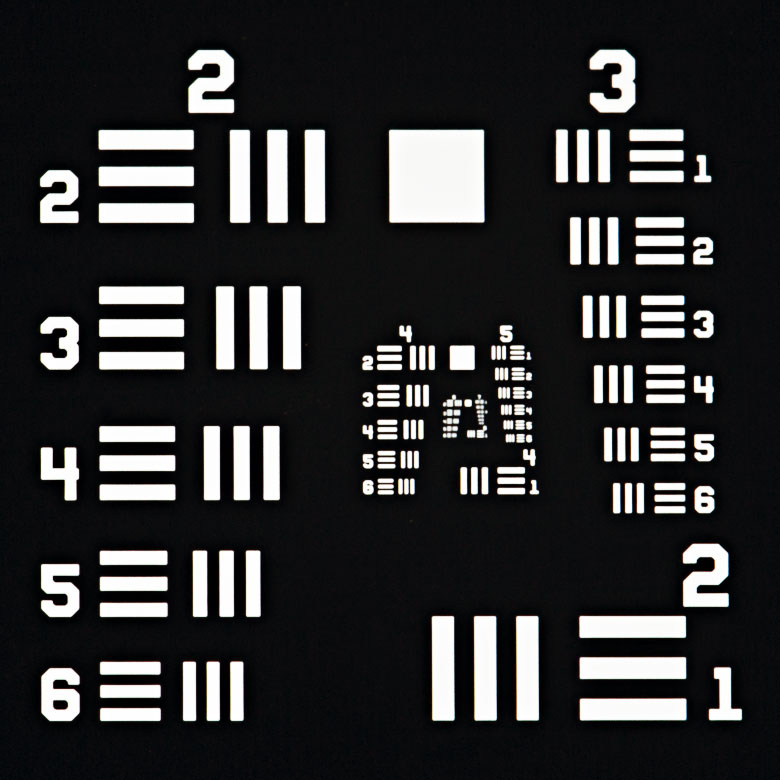
%> input picture USAF_Resolution.jpeg, 780 x 780 px
$ octave pattern_generator.m   (GNU Octave 9; MATLAB toolbox functions it lacks are replaced by stand-ins)
%> lines starting %> are read from the running program, lines starting %| are printed output that depends on the picture
clear; clc; close all;

%% Import an image
img = rgb2gray(imread('/Users/katherinetravis/Documents/448_data/USAF_Resolution.jpeg'));
%> img: size 780x780 uint8; min 0, max 255, mean 49.3
p=0.01;  % p% of the top dominant frequencies will be found

% Take the 2D Fourier Transform of the image
F = fftshift(fft2(double(img)));
magnitude = abs(F);  % Magnitude spectrum
phase = angle(F);  % Phase spectrum
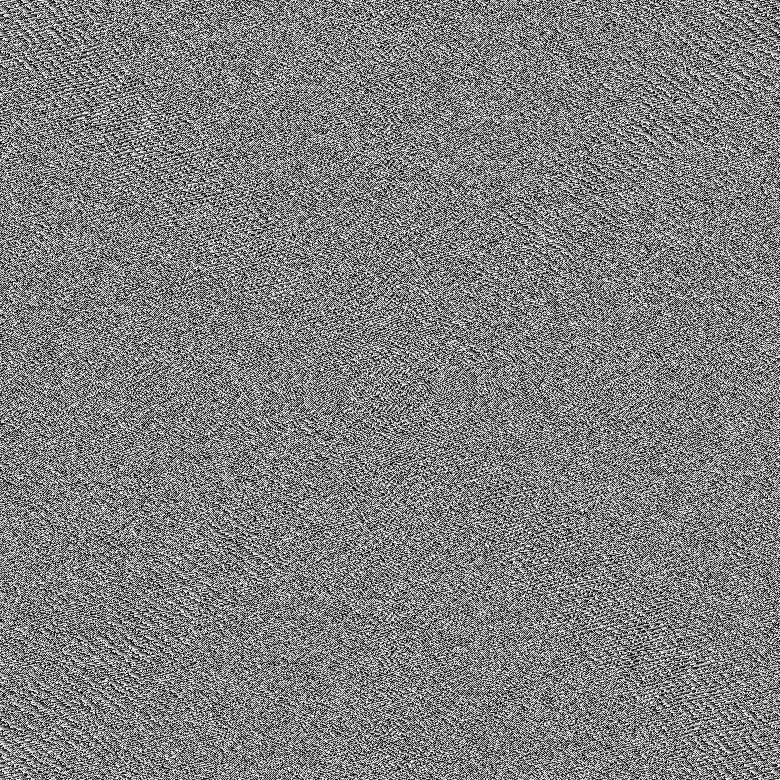
%> phase: size 780x780 double; min -3.14, max 3.14, mean 1.03e-05; drawn with min black and max white

% Identify dominant frequencies (top x% by magnitude)
% Sort the magnitude in descending order
[sortedVals, idx] = sort(magnitude(:), 'descend');

% Extract the top p% of frequency components
num_components = round(p*0.01 * numel(magnitude));  % p% of all components
%> num_components = 61
dominantIdx = idx(1:num_components);
%> dominantIdx = 61 values, max 322534 at index 49, min 286648 at index 48, mean 304591

%% Generate and save sinusoidal patterns for each dominant frequency
save_path = uigetdir('', '');
%> the answer given: .


% Loop through the dominant frequencies and create patterns
[X, Y] = meshgrid(1:1920, 1:1200);  % Grid for pattern generation for slm

for k = 1:length(dominantIdx)
    [row, col] = ind2sub(size(F), dominantIdx(k));

    % Compute frequency values relative to the image center
    u = row - size(img, 1) / 2;
    v = col - size(img, 2) / 2;

    % Generate the sinusoidal pattern using the frequency and phase
    freq = sqrt(u^2 + v^2);  % Frequency magnitude
    phase_shift = phase(row, col);  % Corresponding phase

    % Create the 2D sinusoidal pattern
    pattern = cos(2 * pi * (u * X / size(img, 2) + v * Y / size(img, 1)) + phase_shift);

    % Normalize pattern to [0, 255] and convert to uint8
    pattern = uint8(255 * (pattern - min(pattern(:))) / (max(pattern(:)) - min(pattern(:))));

    % Save the pattern with frequency and phase in the filename
    filename = sprintf('pattern_freq_%.2f_phase_%.2f.png', freq, phase_shift);
    imwrite(pattern, fullfile(save_path, filename));
end
%> this loop made 61 passes
%> (row, col, u, v, freq, phase_shift, filename) on passes 1 to 10: (391, 391, 1, 1, 1.41, 0, 'pattern_freq_1.41_phase_0.00.png'), (388, 391, -2, 1, 2.24, -2.51, 'pattern_freq_2.24_phase_-2.51.png'), (394, 391, 4, 1, 4.12, 2.51, 'pattern_freq_4.12_phase_2.51.png'), (391, 389, 1, -1, 1.41, 2.96, 'pattern_freq_1.41_phase_2.96.png'), (391, 393, 1, 3, 3.16, -2.96, 'pattern_freq_3.16_phase_-2.96.png'), (391, 394, 1, 4, 4.12, 2.54, 'pattern_freq_4.12_phase_2.54.png'), (391, 388, 1, -2, 2.24, -2.54, 'pattern_freq_2.24_phase_-2.54.png'), (385, 391, -5, 1, 5.1, 2.88, 'pattern_freq_5.10_phase_2.88.png'), (397, 391, 7, 1, 7.07, -2.88, 'pattern_freq_7.07_phase_-2.88.png'), (391, 387, 1, -3, 3.16, 2.09, 'pattern_freq_3.16_phase_2.09.png')
%> pass 1, `pattern = cos(2 * pi * (u * X / size(img, 2) + v * Y / size(img, 1)) +..`:
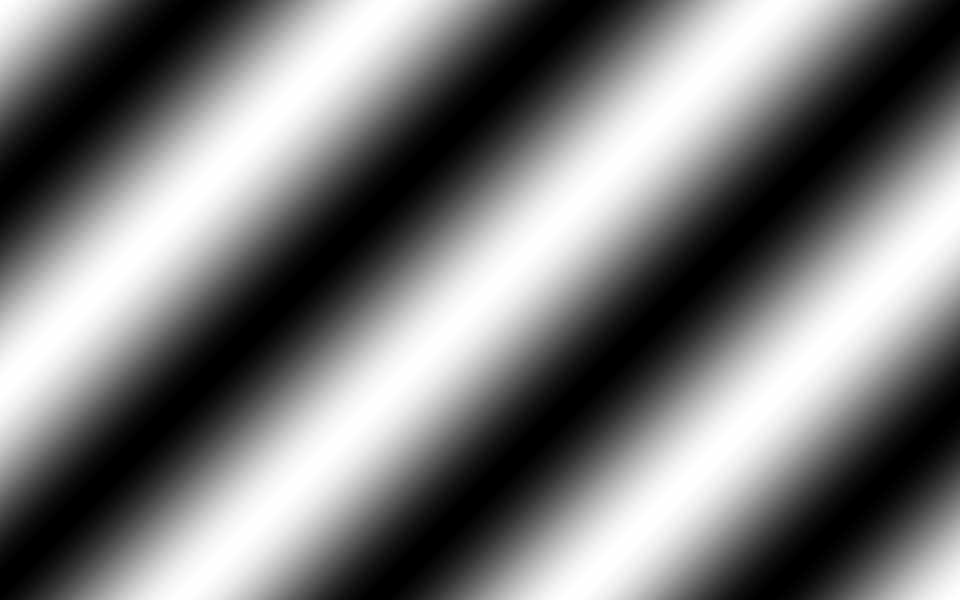
%> pattern: size 1200x1920 double (shown at 1/2 size); min -1, max 1, mean -0.0264; drawn with min black and max white
%> pass 2, `pattern = cos(2 * pi * (u * X / size(img, 2) + v * Y / size(img, 1)) +..`:
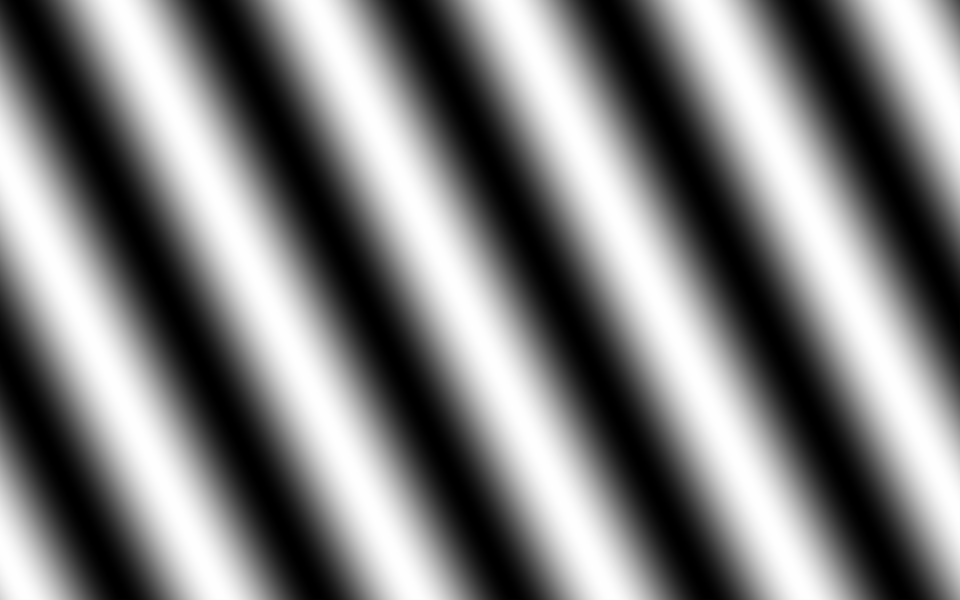
%> pattern: size 1200x1920 double (shown at 1/2 size); min -1, max 1, mean -0.00266; drawn with min black and max white

%% Reconstruct the image using the dominant components
    % Create a mask for the dominant frequencies
mask = zeros(size(F));
mask(dominantIdx) = F(dominantIdx);

    % Inverse Fourier Transform to reconstruct the image
reconstructed = real(ifft2(ifftshift(mask)));
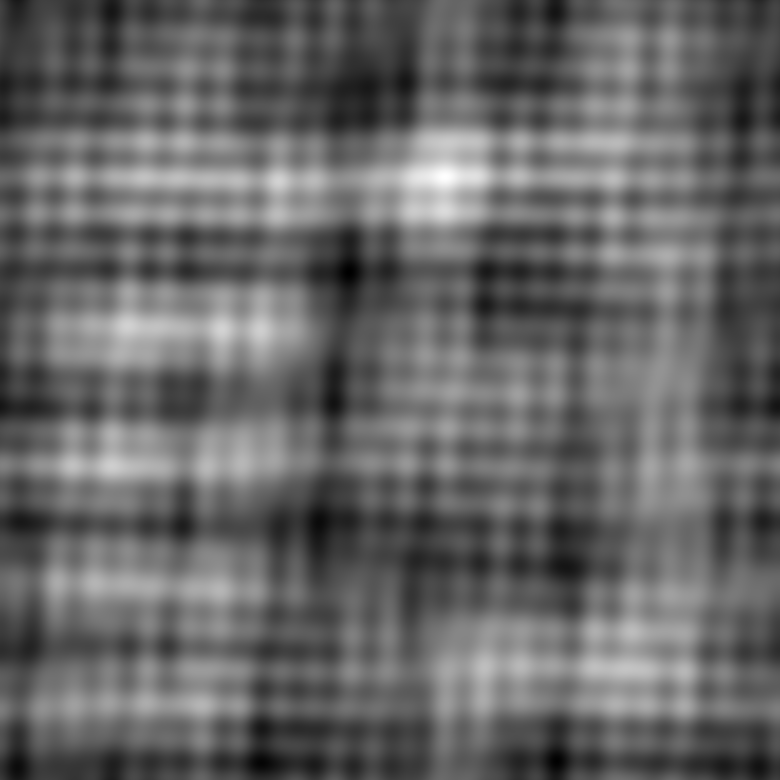
%> reconstructed: size 780x780 double; min -76.07, max 236, mean 49.3; drawn with min black and max white

    % Display original and reconstructed images
figure;
subplot(121);
imshow(img, []);
title('Original Image');
subplot(122);
imshow(uint8(reconstructed), []);
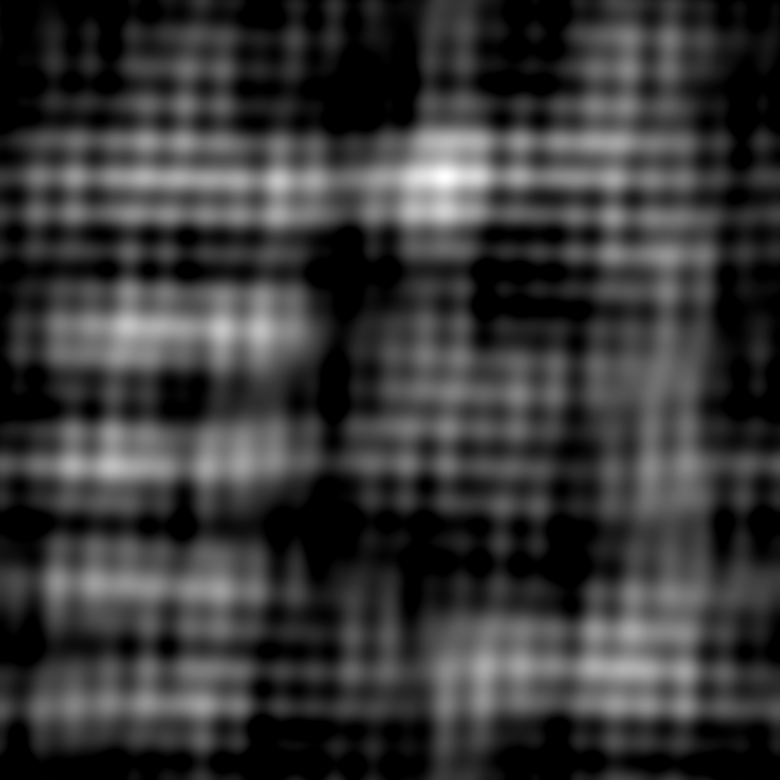
%> displayed picture: size 780x780, on the screen's scale of 0 to 255; min 0, max 255, mean 55.4
title('Reconstructed Image');
